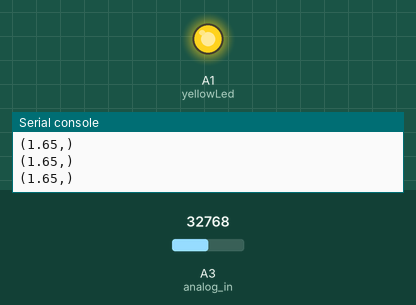
Recording of a program running on a simulated CircuitPython board. Shown: output pins drawn as LEDs (lit = HIGH), the last lines printed to the serial console. Inputs (shaded band) come from the test bench; at power-on: A3 (analog_in) = 32768 (analog values on the 0–65535 scale).

Above: at 1.2 s.
1.3 s: A3 (analog_in) set to 48768
2.8 s: A3 (analog_in) set to 50096
At 3.1 s:
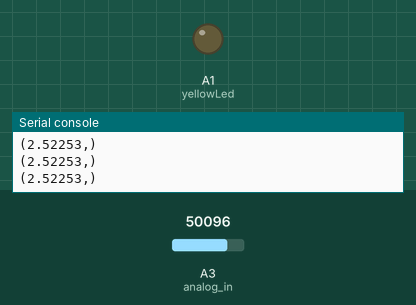
4.3 s: A3 (analog_in) set to 45874
At 5.5 s:
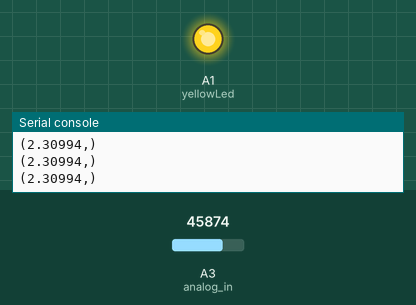
5.8 s: A3 (analog_in) set to 57670
At 6.9 s:
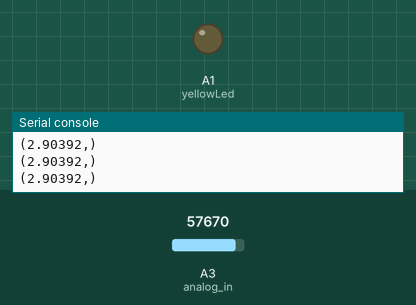
Timing chart, 0 to 8.3 s (numbered marks = the images above; inputs shaded):
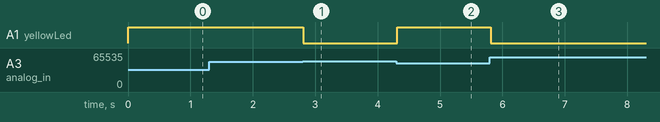

Measured:
- the behaviour switches between 49648 and 49664 on A3 (analog_in) (found by bisection; images 0 and 1)
- after the input at 2.8 s, A1 (yellowLed): HIGH → LOW at once
- after the input at 4.3 s, A1 (yellowLed): LOW → HIGH at once
- after the input at 5.8 s, A1 (yellowLed): HIGH → LOW at once

The program:

analog_in_example.py
```python
# CircuitPython AnalogIn Demo

# use a potentiometer or a light sensor across 3V, A3, and ground (GND)
# turn an LED on when it gets light or dark
# see pictures

# the A3 analog value is printed. It has a 12bit ADC...
# 12bit outputs 0-4096 between the values of 0V to 3.3V

import time
import board
from analogio import AnalogIn
from digitalio import DigitalInOut, Direction

analog_in = AnalogIn(board.A3)

yellowLed = DigitalInOut(board.A1) #A1 is the yellow LED that doesn't do PWM
yellowLed.direction = Direction.OUTPUT


def get_voltage(pin):
    return (pin.value * 3.3) / 65536


while True:
    analogValue = get_voltage(analog_in)
    print((analogValue,))
    if analogValue < 2.5:
        yellowLed.value = True
    else:
        yellowLed.value = False
    time.sleep(0.1)
```
